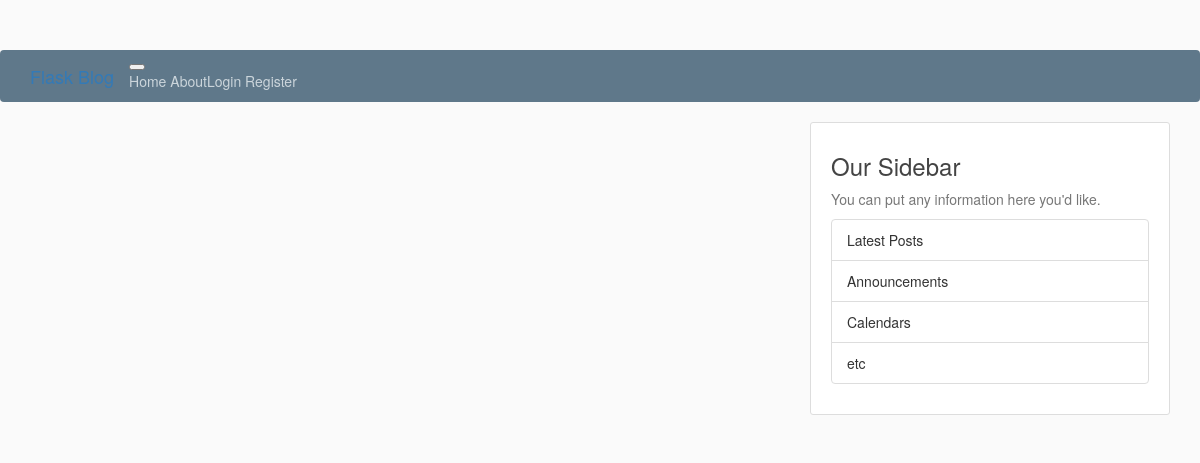
Page /home on the earlier database version.
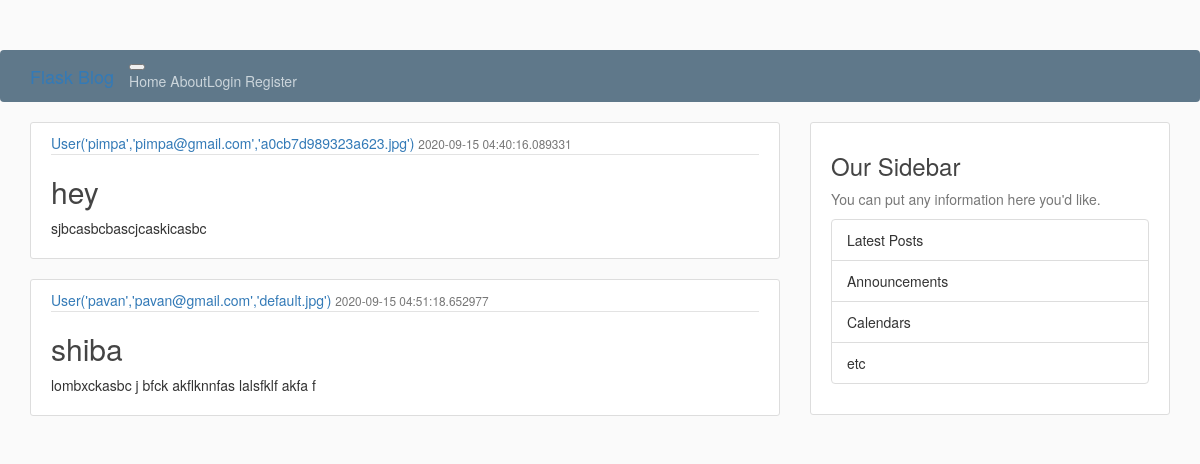
Same page on the later database version.
### flaskblog/models.py (models this page shows, shortened)
class Post(db.Model):
    id = db.Column(db.Integer, primary_key=True)
    title = db.Column(db.String(100), nullable=False)
    date_posted = db.Column(
        db.DateTime, nullable=False, default=datetime.utcnow)
    content = db.Column(db.Text, nullable=False)
    user_id = db.Column(db.Integer, db.ForeignKey('user.id'), nullable=False)

class User(db.Model,UserMixin):
    id = db.Column(db.Integer, primary_key=True)
    username = db.Column(db.String(20), unique=True, nullable=False)
    email = db.Column(db.String(120), unique=True, nullable=False)
    image_file = db.Column(db.String(20), nullable=False,
                           default="default.jpg")
    password = db.Column(db.String(60), nullable=False)
    posts = db.relationship('Post', backref="author", lazy="dynamic")
    def __repr__(self):
        return f"User('{self.username}','{self.email}','{self.image_file}')"

### flaskblog/routes.py (the view)
@app.route("/")
@app.route("/home")
def home():
    posts = Post.query.all()
    return render_template('home.html', posts=posts)

### flaskblog/templates/home.html
{% extends "layout.html" %} {% block content %} {% for post in posts %}
<article class="media content-section">
  <div class="media-body">
    <div class="article-metadata">
      <a class="mr-2" href="#">{{ post.author }}</a>
      <small class="text-muted">{{ post.date_posted }}</small>
    </div>
    <h2><a class="article-title" href="#">{{ post.title }}</a></h2>
    <p class="article-content">{{ post.content }}</p>
  </div>
</article>
{% endfor %} {% endblock content%}

### flaskblog/templates/layout.html (shortened to what this page needs)
<!DOCTYPE html>
<html lang="en">
  <head>
    <link
      rel="stylesheet"
      href="https://maxcdn.bootstrapcdn.com/bootstrap/3.3.7/css/bootstrap.min.css"
    />
    <link rel="stylesheet" type="text/css" href="{{ url_for('static',filename='main.css') }}">
  </head>
  <body>
    <header class="site-header">
      <nav class="navbar navbar-expand-md navbar-dark bg-steel fixed-top">
        <div class="container">
          <a class="navbar-brand mr-4" href="/">Flask Blog</a>
          <button
            class="navbar-toggler"
            type="button"
            data-toggle="collapse"
            data-target="#navbarToggle"
            aria-controls="navbarToggle"
            aria-expanded="false"
            aria-label="Toggle navigation"
          >
          </button>
          <div class="collapse navbar-collapse" id="navbarToggle">
            <div class="navbar-nav mr-auto">
              <a class="nav-item nav-link" href="{{url_for("home")}}">Home</a>
              <a class="nav-item nav-link" href="{{url_for("about")}}">About</a>
            </div>
            <div class="navbar-nav">
              {% if current_user.is_authenticated %}
              <a class="nav-item nav-link" href="{{url_for("new_post")}}">New Post</a>
              <a class="nav-item nav-link" href="{{url_for("account")}}">Account</a>
              <a class="nav-item nav-link" href="{{url_for("logout")}}">Logout</a>
              {% else %}
              <a class="nav-item nav-link" href="{{url_for("login")}}">Login</a>
              <a class="nav-item nav-link" href="{{url_for("register")}}">Register</a>
              {% endif %}
            </div>
          </div>
        </div>
      </nav>
    </header>
    <main role="main" class="container">
        <div class="row">
          <div class="col-md-8">
            {% block content %}{% endblock %}
          </div>
          <div class="col-md-4">
            <div class="content-section">
              <h3>Our Sidebar</h3>
              <p class='text-muted'>You can put any information here you'd like.
                <ul class="list-group">
                  <li class="list-group-item list-group-item-light">Latest Posts</li>
                  <li class="list-group-item list-group-item-light">Announcements</li>
                  <li class="list-group-item list-group-item-light">Calendars</li>
                  <li class="list-group-item list-group-item-light">etc</li>
                </ul>
              </p>
            </div>
          </div>
        </div>
      </main>
  </body>
</html>

### flaskblog/static/main.css (style rules this page uses)
body { background: #fafafa; color: #333333; margin-top: 5rem; }
h1, h2, h3, h4, h5, h6 { color: #444444; }
.bg-steel { background-color: #5f788a; }
.site-header .navbar-nav .nav-link { color: #cbd5db; }
.content-section { background: #ffffff; padding: 10px 20px; border: 1px solid #dddddd; border-radius: 3px; margin-bottom: 20px; }
.article-title { color: #444444; }
.article-content { white-space: pre-line; }
.article-metadata { padding-bottom: 1px; margin-bottom: 4px; border-bottom: 1px solid #e3e3e3; }

Differences in the rows shown:
added Post: author "User('pimpa','pimpa@gmail.com','a0cb7d989323a623.jpg')", date_posted "2020-09-15 04:40:16.089331", title "hey", content "sjbcasbcbascjcaskicasbc"
added Post: author "User('pavan','pavan@gmail.com','default.jpg')", date_posted "2020-09-15 04:51:18.652977", title "shiba", content "lombxckasbc j bfck akflknnfas lalsfklf akfa f"
